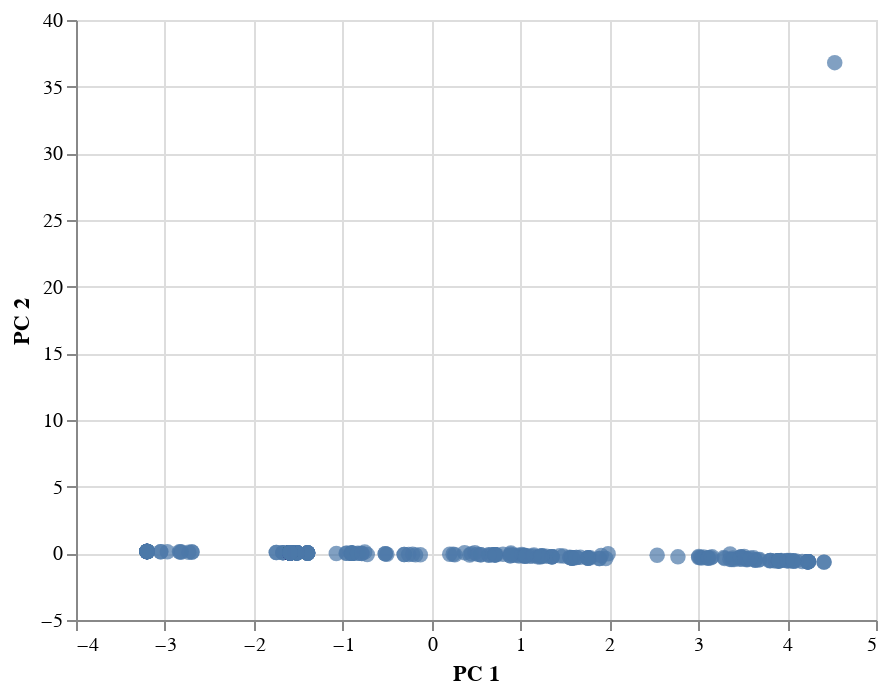

Notebook code for this chart:
### Code cell
import altair as alt
from vega_datasets import data

source = clustered_df

alt.Chart(source).mark_circle(size=60).encode(
     x="PC 1",
    y="PC 2",
    #color='class',
    tooltip=["CoinName", "Algorithm", "TotalCoinsMined", "TotalCoinSupply"]
).interactive()

### Figure 1 — Vega-Lite specification as saved in the notebook (floating-point values rounded to 4 significant figures; data arrays with more than 128 entries replaced by an {"elided": "..."} marker saying what was removed)
{"config": {"view": {"continuousWidth": 400, "continuousHeight": 300}}, "data": {"name": "data-d1e18747d287c89798e3a485e02db7eb"}, "mark": {"type": "circle", "size": 60}, "encoding": {"tooltip": [{"type": "nominal", "field": "CoinName"}, {"type": "nominal", "field": "Algorithm"}, {"type": "quantitative", "field": "TotalCoinsMined"}, {"type": "quantitative", "field": "TotalCoinSupply"}], "x": {"type": "quantitative", "field": "PC 1"}, "y": {"type": "quantitative", "field": "PC 2"}}, "selection": {"selector004": {"type": "interval", "bind": "scales", "encodings": ["x", "y"]}}, "$schema": "https://vega.github.io/schema/vega-lite/v4.8.1.json", "datasets": {"data-d1e18747d287c89798e3a485e02db7eb": {"elided": "343 records"}}}
